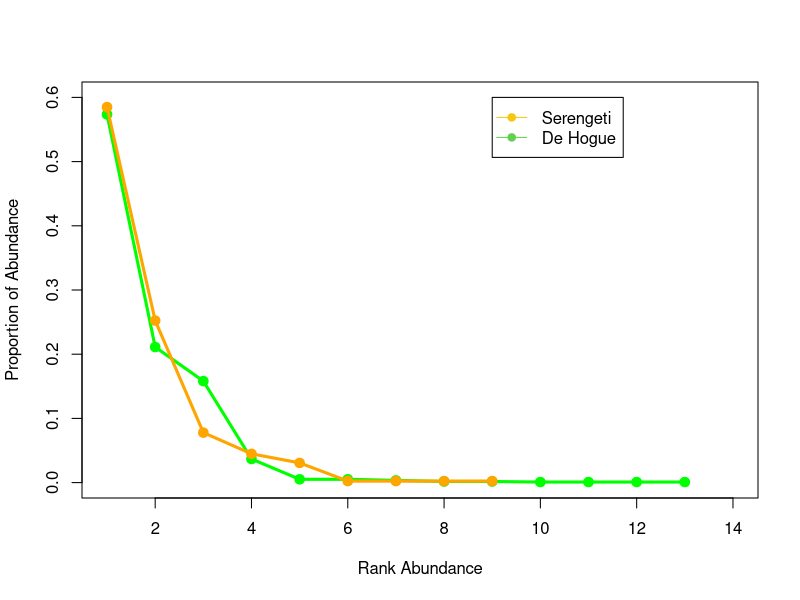

The R script that drew this image:
###making a simple whittaker plot in R###

#set working directory

mydata<- read.delim("mydata.txt")

site1<-mydata[order(-mydata$P1), ]

plot (site1$P1, type="o", xlim=c(1,14), ylim = c(0,0.6), lwd=3, col="green", pch=19, cex=1, xlab="Rank Abundance", ylab = "Proportion of Abundance")

site2<- mydata[order(-mydata$P2), ]

lines (site2$P2, type="o", lwd=3, col="orange", pch=19, cex=1, )

legend (9, 0.6, legend=c("Serengeti", "De Hogue"), col=c(255,11), lty=1:1, pch=19:19)